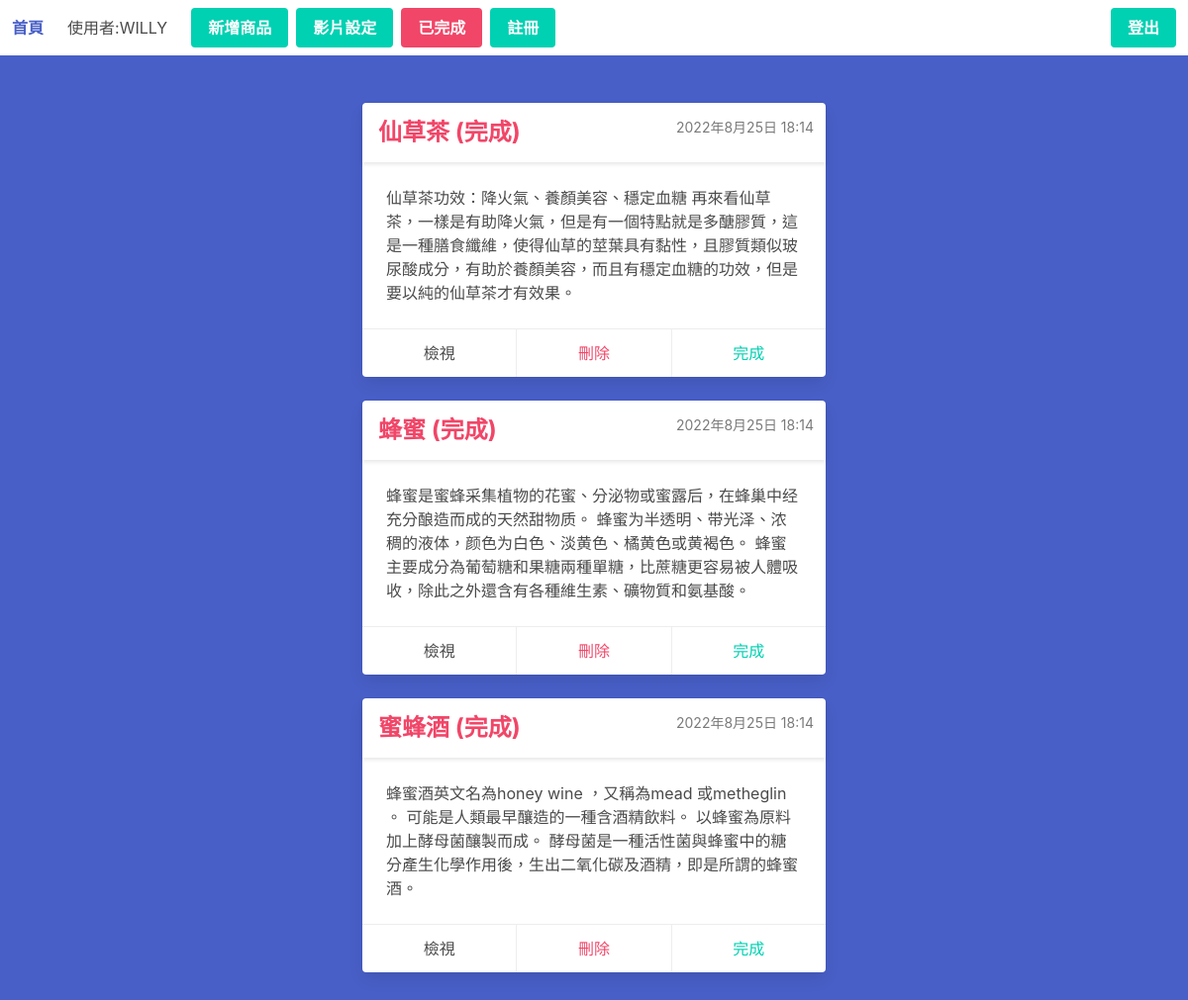
The page /todo/ (signed in) on the database its author committed.
### todo/models.py (models this page shows, shortened)
class Todo(models.Model):
    title = models.CharField(max_length=100)
    text = models.TextField(blank=True)
    created = models.DateTimeField(auto_now_add=True)
    price = models.CharField(max_length=100)
    capacity = models.CharField(max_length=100)
    photo = models.ImageField(upload_to='images/',blank=True,null=True)
    date_completed = models.DateTimeField(null=True, blank=True)
    completed = models.BooleanField(default=False)
    important = models.BooleanField(default=True)
    user = models.ForeignKey(User, on_delete=models.CASCADE)

### todo/views.py (the view)
# urls.py: path('todo/', views.todo, name='todo'),
def todo(request):
    todos = Todo.objects.all()
    return render(request, './todo/todo.html', {'todos': todos})

### todo/templates/todo/todo.html (shortened to what this page needs)
{% extends 'base.html' %}  {% block content %}
<div class="hero is-link is-fullheight-with-navbar">
  <div class="hero-body">
    <div class="container">
      {% if not todos %}
      <h1 class="is-size-1">目前無列表</h1>
      <form action="{% url 'create' %}">
        <button class="button is-warning">新增</button>
      </form>
      {% else %} {% for todo in todos %}
      <div class="columns is-centered">
        <div class="column is-6">
          <div class="card">
            <header class="card-header">
              {% if todo.important %}
              <p class="card-header-title has-text-danger is-size-4">
                {{ todo.title|truncatechars:20 }} {% if todo.completed%}
                (完成){%endif %}
              </p>
              {% else %}
              <p class="card-header-title has-text-info is-size-4">
                {{todo.title|truncatechars:20}} {% if todo.completed %}
                (完成){%endif %}
              </p>
              {% endif %}
              <p class="has-text-right pr-3 py-3 has-text-grey">
                <small>{{todo.created}}</small>
              </p>
            </header>
            <div class="card-content">
              <div class="content">
                {{todo.text}}
                <br />
              </div>
            </div>
            <footer class="card-footer">
              <a href="{% url 'view' todo.id %}" class="card-footer-item">檢視</a>
              <a href="{% url 'delete' todo.id %}" class="card-footer-item has-text-danger">刪除</a>
              <a href="{% url 'completed_by_id' todo.id %}" class="card-footer-item has-text-primary">完成</a>
            </footer>
          </div>
        </div>
      </div>
      {% endfor %} {% endif %}
    </div>
  </div>
</div>
{% endblock %}

### templates/base.html (shortened to what this page needs)
{% load static %}
<!DOCTYPE html>
<html lang="zh-Hant">
  <head>
    <link
      rel="stylesheet" href="https://cdnjs.cloudflare.com/ajax/libs/font-awesome/5.15.0/css/all.min.css"
    />
    <link
      rel="stylesheet" href="https://cdn.jsdelivr.net/npm/bulma@0.9.3/css/bulma.min.css"
    />
  </head>
  <body>
    <nav class="navbar" role="navigation" aria-label="main navigation">
      <div class="navbar-brand">
         <a class="navbar-item" href="{% url 'index' %}">
          <strong>首頁</strong>
        </a>
      </div>
      <div id="navbar-links" class="navbar-menu">
        <div class="navbar-start">
          {% if user.is_authenticated %}
          <a class="navbar-item" href="{% url 'profile' %}">
            使用者:{{user.username|upper}}
          </a>
          <div class="navbar-item">
            <div class="buttons">
              <a class="button is-primary" href="{% url 'create' %}">
                <strong>新增商品</strong>
              </a>
              <a class="button is-primary" href="{% url 'video' %}">
                <strong>影片設定</strong>
              </a>
              <a class="button is-danger" href="{% url 'completed' %}">
                <strong>已完成</strong>
              </a>
              <a class="button is-primary" href="{% url 'register' %}">
                <strong>註冊</strong>
              </a>
            </div>
          </div>
        </div>
        {% endif %}
        <div class="navbar-end">
          <div class="navbar-item">
            <div class="buttons">
              {% if not user.is_authenticated %}
              <a class="button is-light" href="{% url 'login' %}"> 登入 </a>
              {% else %}
              <a class="button is-primary" href="{% url 'logout' %}">
                <strong>登出</strong>
              </a>
              {% endif %}
            </div>
          </div>
        </div>
      </div>
    </nav>
    {% block content %} {% endblock %}
  </body>
</html>

### rows shown on the page
Todo: title "仙草茶", completed "(完成)", created "2022年8月25日 18:14", text "仙草茶功效：降火氣、養顏美容、穩定血糖 再來看仙草茶，一樣是有助降火氣，但是有一個特點就是多醣膠質，這是一種膳食纖維，使得仙草的莖葉具有黏性，且膠質類似玻尿酸成分，有助於養顏美容，而且有穩定血糖的功效，但是要以純的仙草茶才有效果。"
Todo: title "蜂蜜", completed "(完成)", created "2022年8月25日 18:14", text "蜂蜜是蜜蜂采集植物的花蜜、分泌物或蜜露后，在蜂巢中经充分酿造而成的天然甜物质。 蜂蜜为半透明、带光泽、浓稠的液体，颜色为白色、淡黄色、橘黄色或黄褐色。 蜂蜜主要成分為葡萄糖和果糖兩種單糖，比蔗糖更容易被人體吸收，除此之外還含有各種維生素、礦物質和氨基酸。"
Todo: title "蜜蜂酒", completed "(完成)", created "2022年8月25日 18:14", text "蜂蜜酒英文名為honey wine ，又稱為mead 或metheglin 。 可能是人類最早釀造的一種含酒精飲料。 以蜂蜜為原料加上酵母菌釀製而成。 酵母菌是一種活性菌與蜂蜜中的糖分產生化學作用後，生出二氧化碳及酒精，即是所謂的蜂蜜酒。"

### other values the page prints
{{ user.username|upper }} "WILLY"
